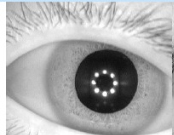
#> input picture ojos.png, 174 x 135 px
$ python apertura.py
#> lines starting #> are read from the running program, lines starting #| are printed output that depends on the picture
import cv2
import numpy as np

imagen = cv2.imread('ojos.png', cv2.IMREAD_GRAYSCALE)
#> imagen: shape (135, 174); min 14, max 255, mean 171

kernel = np.ones((5,5), np.uint8)

apertura = cv2.morphologyEx(imagen, cv2.MORPH_OPEN, kernel)
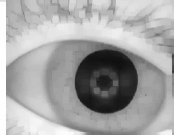
#> apertura: shape (135, 174); min 14, max 255, mean 165.2

cv2.imshow('Original', imagen)
cv2.imshow('Apertura', apertura)
cv2.imwrite('apertura.png', apertura)
cv2.waitKey(0)
cv2.destroyAllWindows()
